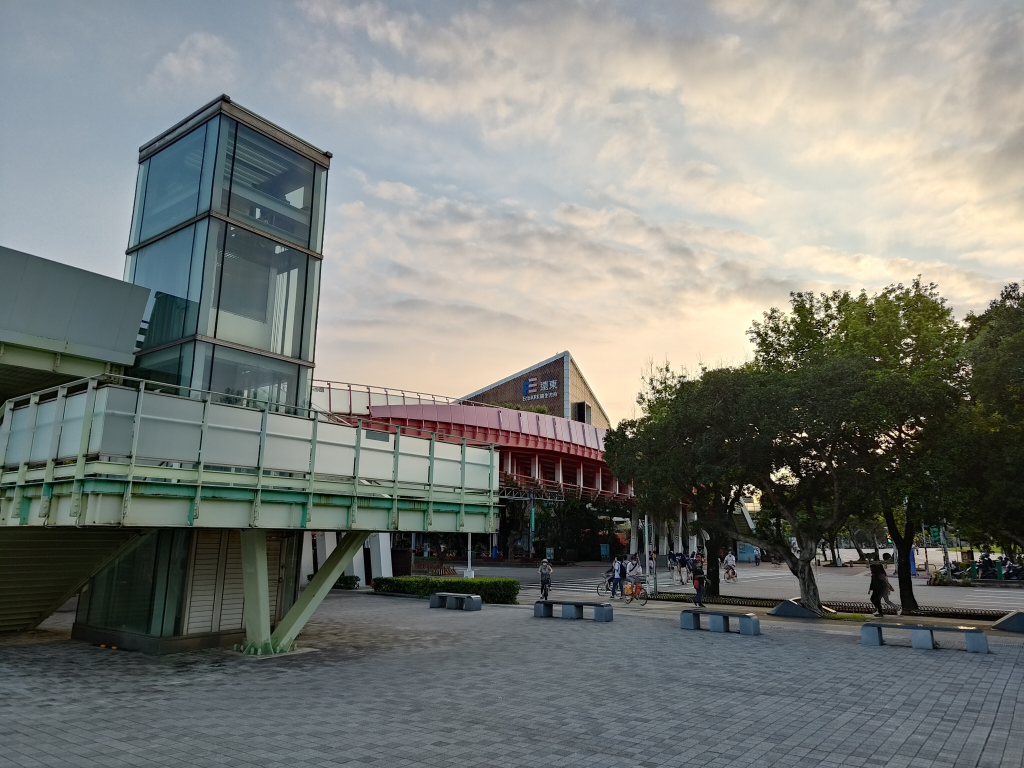
#> input picture NTU_Sky_Noise/noisy/main_davinci_130_P_20220412_173034.jpg, 4096 x 3072 px (shown at 1/4 size); its folder holds only this picture in this run
$ python preprocess.py
#> lines starting #> are read from the running program, lines starting #| are printed output that depends on the picture
import glob
import cv2

file_names = sorted(glob.glob('./NTU_Sky_Noise/noisy/*'))
#file_names = sorted(glob.glob('./NTU_Sky_Noise_Matte/clean/*'))

for name in file_names:
    img = cv2.imread(name)
#> img is the input picture: shape (3072, 4096, 3); mean B, G, R 121.1, 125.6, 122.5
    # [4 lines of commented-out code are left out]

    for i in range(img.shape[0]//128):
        for j in range(img.shape[1]//128):
            cropped_img = img[i*128:(i+1)*128, j*128:(j+1)*128, :]
            #cv2.imwrite('./datasets/asus_train/clean/' + name.split('/')[-1][:-4] + '_{:02d}_{:02d}.png'.format(i, j), cropped_img)
            cv2.imwrite('./datasets/asus_test/noisy/' + name.split('/')[-1][:-4] + '_{:02d}_{:02d}.png'.format(i, j), cropped_img)
#> this loop made 24 passes
#> pass 1, `cv2.imwrite('./datasets/asus_test/noisy/' + name.split('/')[-1][:-4] +..`:
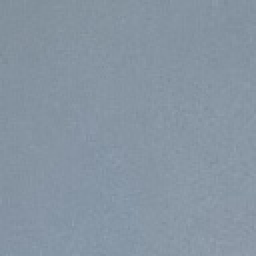
#> saved as main_davinci_130_P_20220412_173034_00_00.png: shape (128, 128, 3) (shown 2 times larger); mean B, G, R 162.5, 149.1, 135
            #cv2.imwrite('./cropped_matte/clean/' + name.split('/')[-1][:-4] + '_{:02d}_{:02d}.png'.format(i, j), cropped_img)

$ run again, on NTU_Sky_Noise/noisy/main_sake_P_20220530_195508.jpg
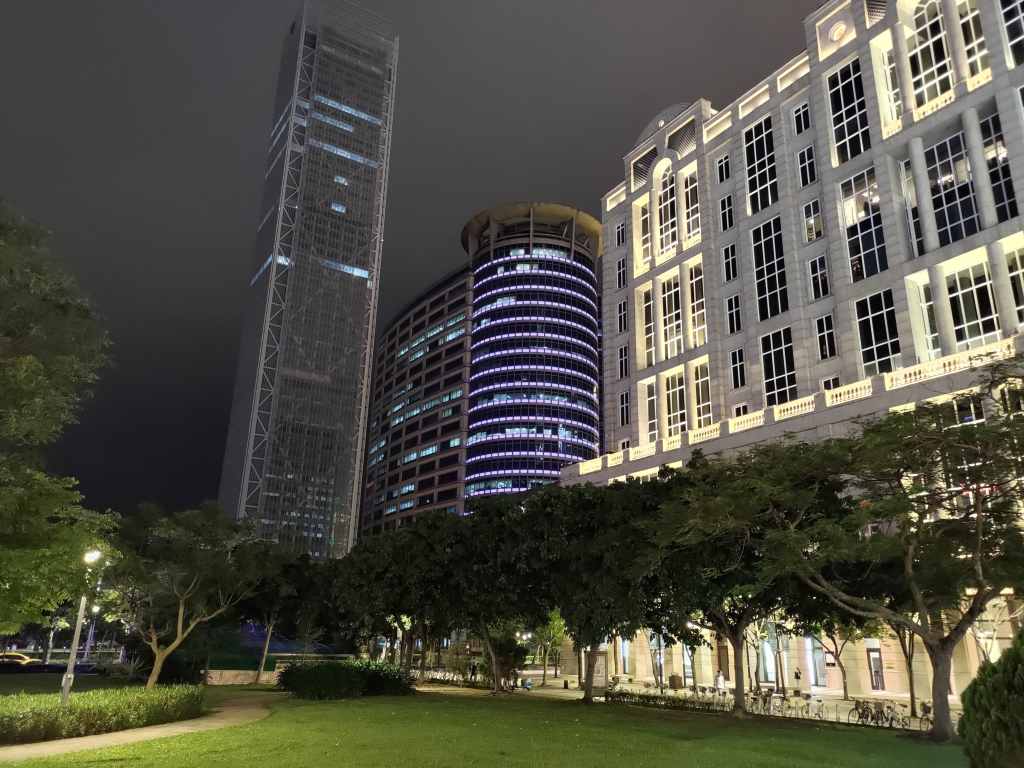
#> input picture NTU_Sky_Noise/noisy/main_sake_P_20220530_195508.jpg, 4096 x 3072 px (shown at 1/4 size)
#> img is the input picture: shape (3072, 4096, 3); mean B, G, R 68.5, 79.9, 81
#> the loop `for i in range(img.shape[0]//128):` made 24 passes
#> pass 1, `cv2.imwrite('./datasets/asus_test/noisy/' + name.split('/')[-1][:-4] +..`:
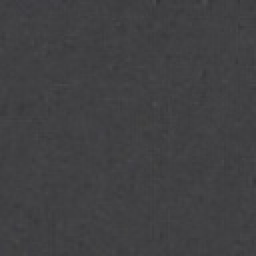
#> saved as main_sake_P_20220530_195508_00_02.png: shape (128, 128, 3) (shown 2 times larger); mean B, G, R 66.6, 64.6, 64.6

$ run again, on NTU_Sky_Noise/noisy/night_uw_davinci_CS_78_P_20220715_204230.jpg
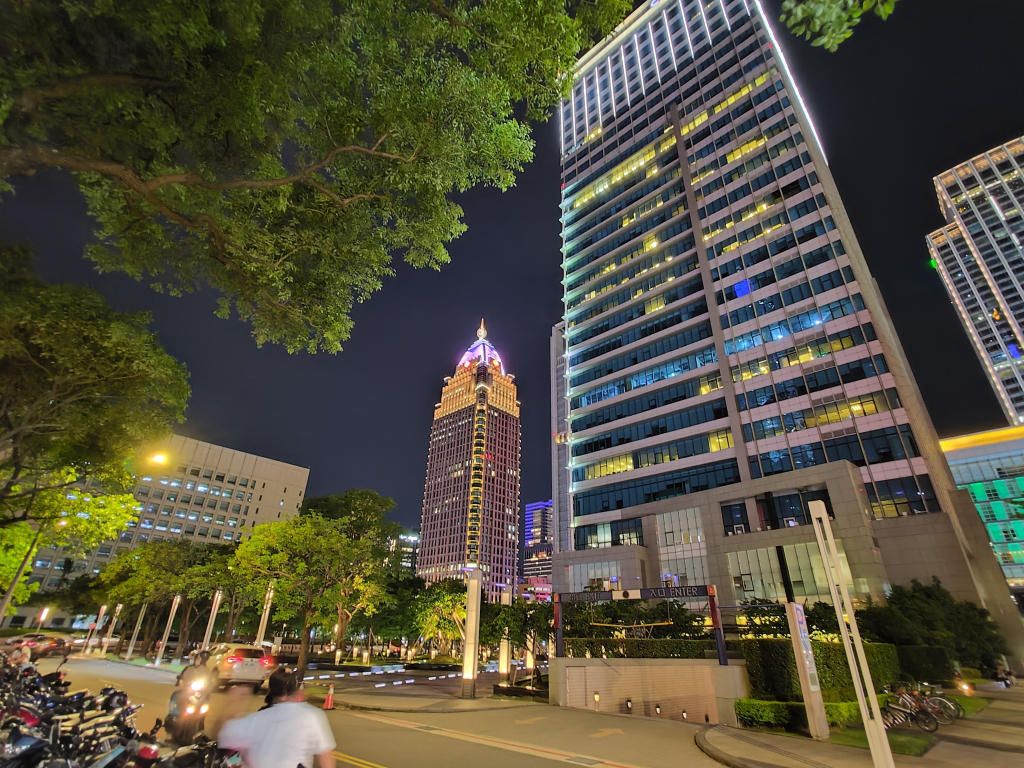
#> input picture NTU_Sky_Noise/noisy/night_uw_davinci_CS_78_P_20220715_204230.jpg, 4096 x 3072 px (shown at 1/4 size)
#> img is the input picture: shape (3072, 4096, 3); mean B, G, R 60.8, 80, 83.9
#> the loop `for i in range(img.shape[0]//128):` made 24 passes
#> pass 1, `cv2.imwrite('./datasets/asus_test/noisy/' + name.split('/')[-1][:-4] +..`:
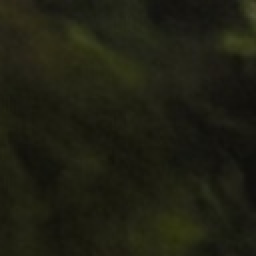
#> saved as night_uw_davinci_CS_78_P_20220715_204230_00_01.png: shape (128, 128, 3) (shown 2 times larger); mean B, G, R 18.3, 31.2, 30.8
#> pass 1, `cv2.imwrite('./datasets/asus_test/noisy/' + name.split('/')[-1][:-4] +..`:
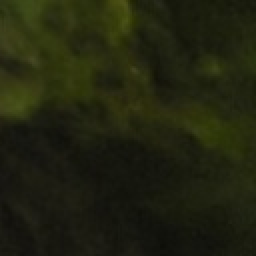
#> saved as night_uw_davinci_CS_78_P_20220715_204230_00_03.png: shape (128, 128, 3) (shown 2 times larger); mean B, G, R 15.5, 35.2, 32.8

$ run again, on NTU_Sky_Noise/noisy/main_findx3pro_IMG20220414203720.jpg
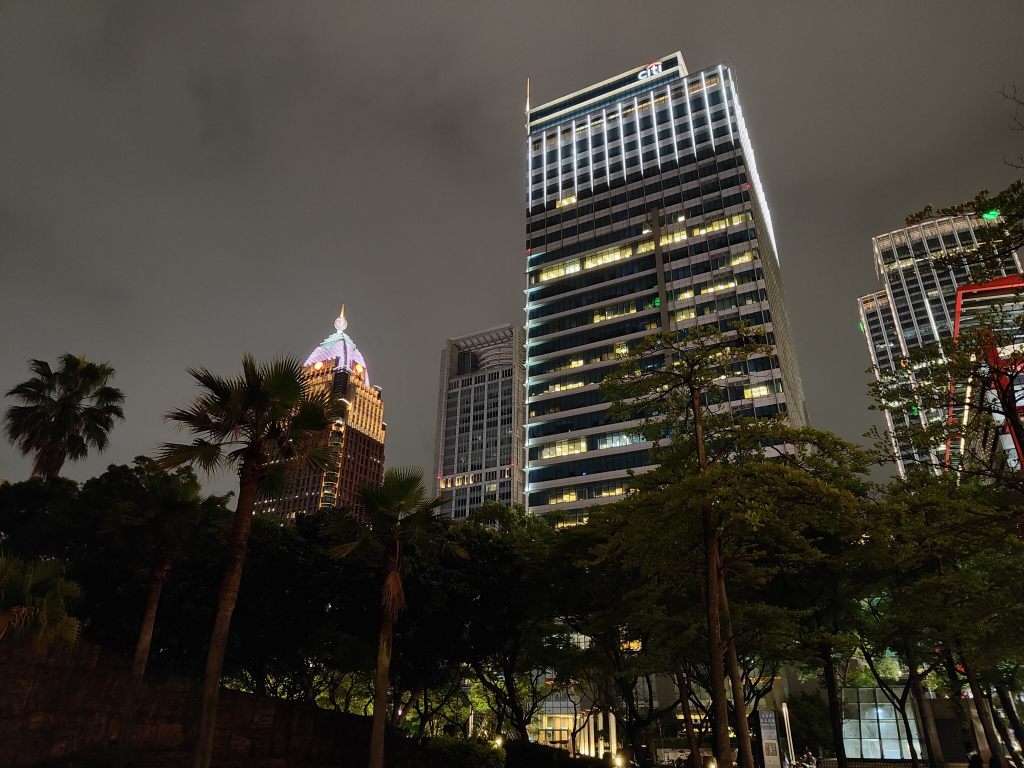
#> input picture NTU_Sky_Noise/noisy/main_findx3pro_IMG20220414203720.jpg, 4096 x 3072 px (shown at 1/4 size)
#> img is the input picture: shape (3072, 4096, 3); mean B, G, R 50.1, 58.3, 62.6
#> the loop `for i in range(img.shape[0]//128):` made 24 passes
#> pass 1, `cv2.imwrite('./datasets/asus_test/noisy/' + name.split('/')[-1][:-4] +..`:
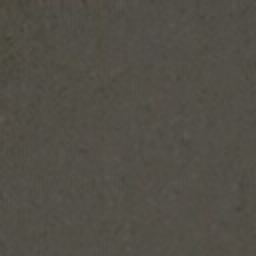
#> saved as main_findx3pro_IMG20220414203720_00_00.png: shape (128, 128, 3) (shown 2 times larger); mean B, G, R 70.4, 78.6, 81.7
